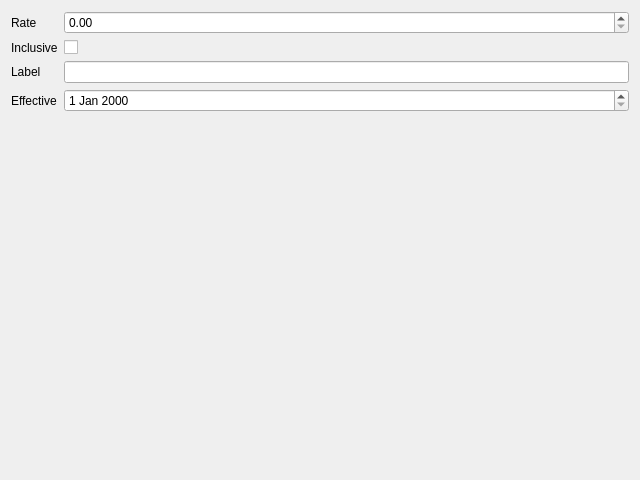
<?xml version="1.0" encoding="UTF-8"?>
<ui version="4.0">
 <class>TaxSettings</class>
 <widget class="QDialog" name="TaxSettings">
  <property name="geometry">
   <rect>
    <x>0</x>
    <y>0</y>
    <width>640</width>
    <height>480</height>
   </rect>
  </property>
  <property name="windowTitle">
   <string>Tax</string>
  </property>
  <layout class="QFormLayout" name="formLayout">
   <item row="0" column="0">
    <widget class="QLabel" name="label_rateEdit">
     <property name="text">
      <string>Rate</string>
     </property>
     <property name="buddy">
      <cstring>rateEdit</cstring>
     </property>
    </widget>
   </item>
   <item row="0" column="1">
    <widget class="QDoubleSpinBox" name="rateEdit"/>
   </item>
   <item row="1" column="0">
    <widget class="QLabel" name="label_inclusiveCheck">
     <property name="text">
      <string>Inclusive</string>
     </property>
     <property name="buddy">
      <cstring>inclusiveCheck</cstring>
     </property>
    </widget>
   </item>
   <item row="1" column="1">
    <widget class="QCheckBox" name="inclusiveCheck"/>
   </item>
   <item row="2" column="0">
    <widget class="QLabel" name="label_labelEdit">
     <property name="text">
      <string>Label</string>
     </property>
     <property name="buddy">
      <cstring>labelEdit</cstring>
     </property>
    </widget>
   </item>
   <item row="2" column="1">
    <widget class="QLineEdit" name="labelEdit"/>
   </item>
   <item row="3" column="0">
    <widget class="QLabel" name="label_effectiveEdit">
     <property name="text">
      <string>Effective</string>
     </property>
     <property name="buddy">
      <cstring>effectiveEdit</cstring>
     </property>
    </widget>
   </item>
   <item row="3" column="1">
    <widget class="QDateEdit" name="effectiveEdit"/>
   </item>
  </layout>
 </widget>
 <tabstops>
  <tabstop>rateEdit</tabstop>
  <tabstop>inclusiveCheck</tabstop>
  <tabstop>labelEdit</tabstop>
  <tabstop>effectiveEdit</tabstop>
 </tabstops>
 <resources/>
 <connections/>
</ui>
